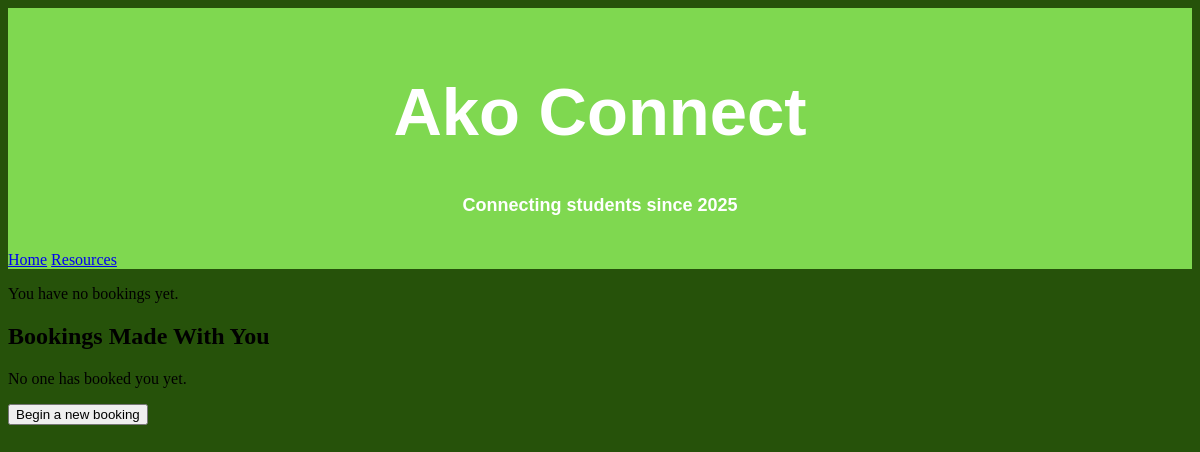
Before: /bookings (signed in) with the older database file.
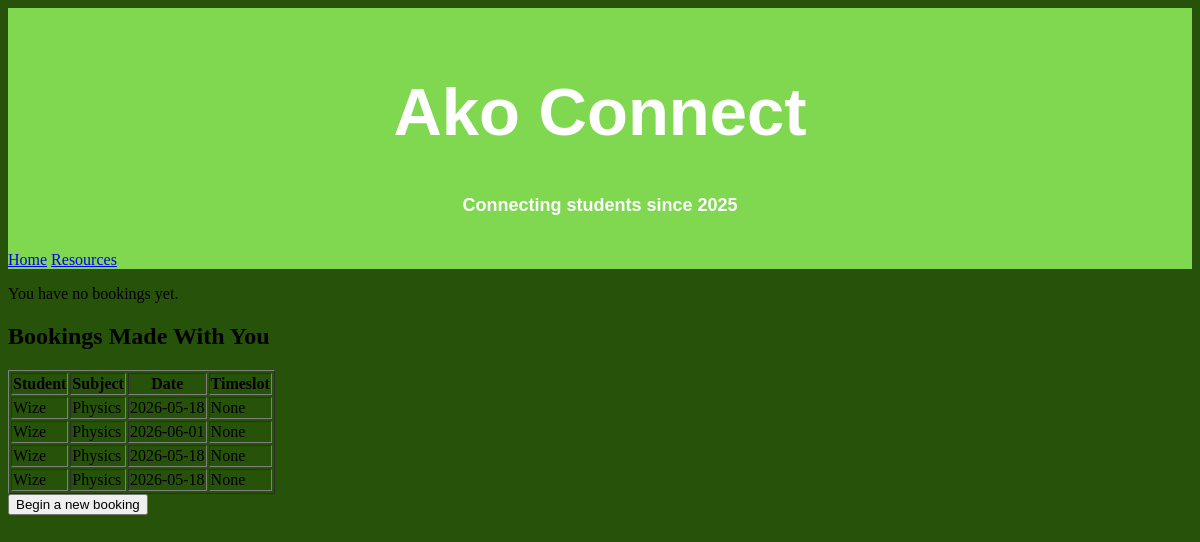
After: the same page with the newer database file.
### tables this page shows
CREATE TABLE Bookings (
	booking_id INTEGER PRIMARY KEY AUTOINCREMENT,
	tutor_id INTEGER
, user_id INTEGER, booked_timeslot TEXT, booked_subject TEXT, booked_date TEXT);

CREATE TABLE User (
    user_id INTEGER PRIMARY KEY AUTOINCREMENT,
    username TEXT,
    full_name TEXT
, year_level INTEGER, password TEXT, email TEXT, role text);

### akoapp.py (the view)
@app.route ('/bookings')
def BookingInfo():
    tutor_bookings = [] #Necessary tutor_bookings will not exist, and will crash later.
    conn = sqlite3.connect('db//akoconnect.db')
    conn.row_factory = sqlite3.Row
    cursor = conn.cursor()
    user_id = session.get('user_id')
    role = session.get('role')
    cursor.execute(
        """
        SELECT
        Bookings.tutor_id,
        Bookings.booking_id,
        Bookings.booked_timeslot AS timeslot,
        Bookings.booked_subject AS subject,
        Bookings.booked_date AS date,
        Tutors.full_name AS tutor_name
        FROM Bookings
        JOIN Tutors on Bookings.tutor_id = Tutors.tutor_id
        where Bookings.user_id = ?""", (user_id,))
    book_info = cursor.fetchall()
    if role == 'tutor':
        cursor.execute("SELECT tutor_id FROM Tutors where user_id =?", (user_id,))
        tutor = cursor.fetchone()
        if tutor:
            tutor = tutor["tutor_id"]
            cursor.execute("""
                    SELECT
                    Bookings.booking_id,
                    Bookings.booked_subject AS subject,
                    Bookings.booked_timeslot AS timeslot,
                    Bookings.booked_date AS date,
                    User.full_name AS student_name
                    FROM Bookings
                    JOIN User ON Bookings.user_id = User.user_id
                    WHERE Bookings.tutor_id = ?
                """, (tutor,))
            tutor_bookings = cursor.fetchall()
    formatted = []
    for b in book_info:
        date_obj = datetime.strptime(b["date"], "%Y-%m-%d")
        b = dict(b)
        b["date_display"] = date_obj.strftime("%A, %d %B %Y")
        formatted.append(b)
    conn.close()
    return render_template("BookingInfo.html", book_info=formatted, role=role, tutor_bookings=tutor_bookings)

### templates/BookingInfo.html (shortened to what this page needs)
<!DOCTYPE html>
<body>
    <link rel="stylesheet" href="static/style.css">
    <div class="heading">
    <h1 class="mainhead">Ako Connect</h1>
    <h2 class="secondhead">Connecting students since 2025</h2>
    </div>
    <div class="navbar">
        <a href="{{ url_for('HomePage')}}">Home</a>
        <a href="{{ url_for('Resources')}}">Resources</a>
    </div>
    <div>
    {% if book_info %}
    <table border="1">
        <tr>
            <th>Tutor</th>
            <th>Timeslot</th>
            <th>Subject</th>
        </tr>
        {% for booking in book_info %}
        <tr>
            <td>{{ booking["tutor_name"] }}</td>
            <td>{{ booking["date_display"] }}</td>
            <td>{{ booking["subject"] }}</td>
            <form action="{{ url_for('delete_booking', booking_id=booking['booking_id']) }}" method="POST">
            <button type="submit">Remove</button>
        </form>
        </tr>
        {% endfor %}
        </table>
    {% else %}
        <p>You have no bookings yet.</p>
    {% endif %}
    </div>
{% if role == "tutor" %}
<div>
    <h2>Bookings Made With You</h2>
    {% if tutor_bookings %}
    <table border="1">
        <tr>
            <th>Student</th>
            <th>Subject</th>
            <th>Date</th>
            <th>Timeslot</th>
        </tr>
        {% for booking in tutor_bookings %}
        <tr>
            <td>{{ booking["student_name"] }}</td>
            <td>{{ booking["subject"] }}</td>
            <td>{{ booking["date"] }}</td>
            <td>{{ booking["timeslot"] }}</td>
        </tr>
        {% endfor %}
    </table>
{% else %}
    <p>No one has booked you yet.</p>
    {% endif %}
</div>
{% endif %}
        <a href="{{ url_for('BookingPage')}}">
    <button>Begin a new booking</button>
    </a>
</body>

### static/style.css (style rules this page uses)
.heading { margin: 0; padding: 20px; text-align: center; font-family: 'Gill Sans', 'Gill Sans MT', 'Trebuchet MS', sans-serif; background-color: #7fd850; color: white; }
.mainhead { font-size: 67px; }
.secondhead { text-align: top; font-size: 18px; }
body { background-color: #26520a; }
.navbar { justify-content: flex-end; background-color: #7fd850; }

Changed rows visible on the page:
added Bookings: student_name "Wize", subject "Physics", date "2026-05-18", timeslot "None"
added Bookings: student_name "Wize", subject "Physics", date "2026-06-01", timeslot "None"
added Bookings: student_name "Wize", subject "Physics", date "2026-05-18", timeslot "None"
added Bookings: student_name "Wize", subject "Physics", date "2026-05-18", timeslot "None"
Other visible differences:
text no longer shown: "No one has booked you yet."
text now shown: "Student Subject Date Timeslot"
